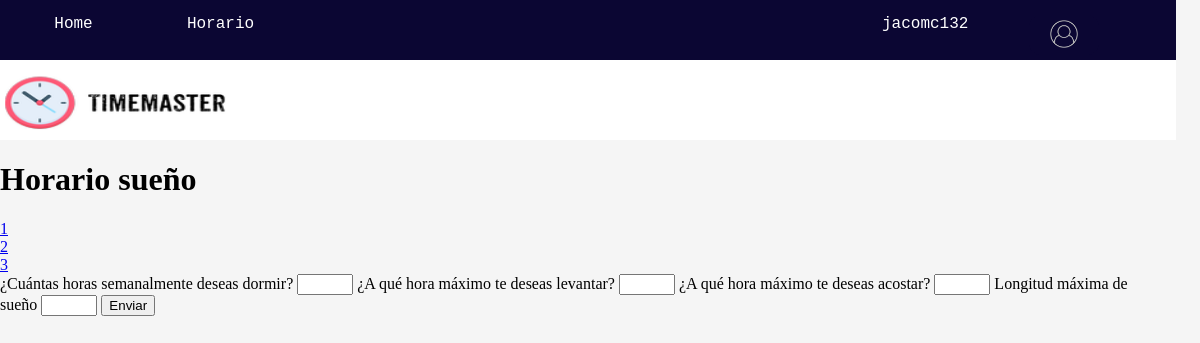
The page /horario/suenio (signed in) on the database as committed earlier.
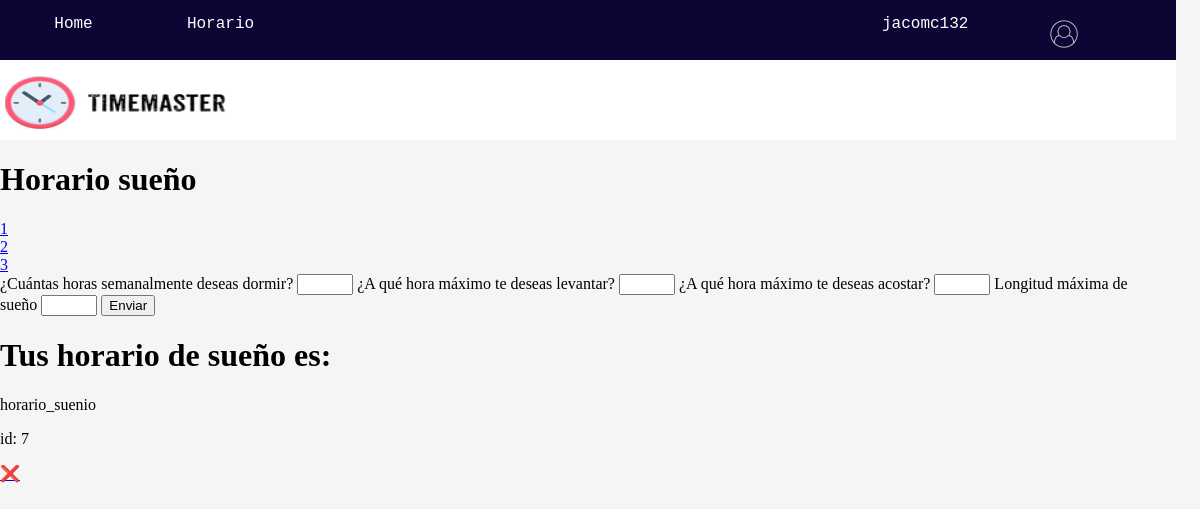
The same page on the database as committed later.
### horario/models.py (models this page shows)
class Event(models.Model):
    user_id = models.ForeignKey(User, on_delete=models.CASCADE)
    priority = models.IntegerField(choices = [(i,i) for i in range(1,11)])
    name = models.CharField(max_length=30)
    event_type = models.CharField(max_length=50,default="actividad_fija") #Choices: actividad_fija, no fija y horario suenio.
    constraints = models.JSONField(default = dict)

### horario/views.py (the view)
# urls.py: path('suenio',views.suenio, name = 'suenio'),
@login_required(login_url = "user_login")
def suenio(request):
    user = User.objects.get(pk = request.user.pk)
    if request.method == "POST":
        priority = 10
        name = "horario_suenio"
        event_type = "suenio"
        time_goal = request.POST["horas_suenio"]
        time_goal_counter = time_goal
        max_levantarse = request.POST["hora_maxima_levantar"]
        max_acostarse = request.POST["hora_maxima_acostar"]
        max_time = request.POST["longitud_maxima_suenio"]
        constraints = {'time_goal':time_goal,'time_goal_counter':time_goal_counter,'max_levantarse':max_levantarse,'max_acostarse':max_acostarse,'max_time':max_time}
        nuevo_horario_suenio = Event(user_id=user,priority=priority,name=name,event_type=event_type,constraints=constraints)
        nuevo_horario_suenio.save()
        return redirect(reverse("actividades_fijas"))
    elif request.method == "GET":
        horario_suenio = Event.objects.filter(user_id = user.pk)
        horario_suenio = horario_suenio.filter(event_type="suenio")
        return render(request,"suenio.html",{"horario_suenio":horario_suenio})

### horario/templates/suenio.html (shortened to what this page needs)
{% extends 'main/main.html' %}
{% load static %}
{% block content %}
<h1>Horario sueño</h1>
<div class="contenedor_links_horario">
    <div class="contenedor_link_suenio">
        <a href="{% url 'suenio' %}">1</a>
    </div>
    <div class="contenedor_link_actividades_fijas">
        <a href="{% url 'actividades_fijas' %}">2</a>
    </div>
    <div class="contenedor_link_actividades_no_fijas">
        <a href="{% url 'actividades_no_fijas' %}">3</a>
    </div>
</div>
<form action="" method="POST">
    <label for="horas_suenio">¿Cuántas horas semanalmente deseas dormir?</label>
    <input type="number" name="horas_suenio" id="horas_suenio" min="1" max="75" step="1" required>
    <label for="hora_maxima_levantar">¿A qué hora máximo te deseas levantar?</label>
    <input type="number" name="hora_maxima_levantar" id="hora_maxima_levantar" min="1" max="24" step="1" required>
    <label for="hora_maxima_acostar">¿A qué hora máximo te deseas acostar?</label>
    <input type="number" name="hora_maxima_acostar" id="hora_maxima_acostar" min="1" max="24" step="1" required>
    <label for="longitud_maxima_suenio">Longitud máxima de sueño</label>
    <input type="number" name="longitud_maxima_suenio" id="longitud_maxima_suenio" min="1" max="12" step="1" required>
    <input type="submit" value="Enviar">
</form>
<div class="contenedor_actividades">
    {% if horario_suenio %}
        <h1 class="titulo_tus_actividades">Tus horario de sueño es:</h1>
        {% for horario in horario_suenio %}
            <div class="caja_actividad">
                <p>{{horario.name}}</p>
                <p>id: {{horario.pk}}</p>
                <a href="{% url 'eliminar_suenio' ruta_suenio=horario.pk %}">❌</a>
            </div>
        {% endfor %}
    {% endif %}
</div>
{% endblock %}

Rows that differ between the two databases and show on the page:
added Event: name "horario_suenio", pk "7"
Other text that changed with them:
text now shown: "Tus horario de sueño es:"
